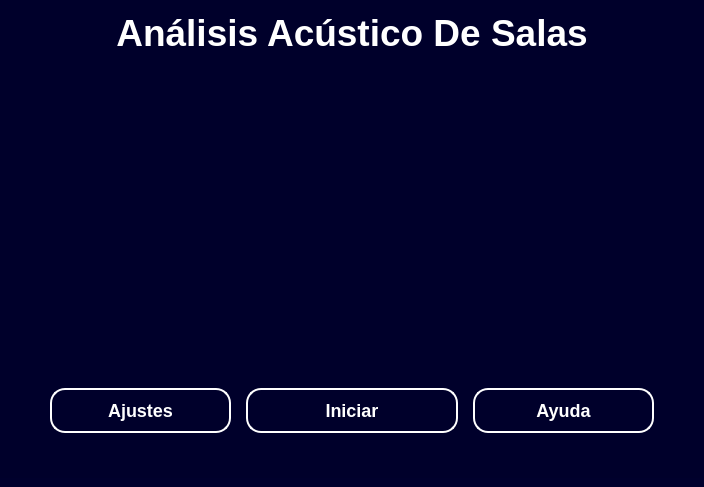
<?xml version="1.0" encoding="UTF-8"?>
<ui version="4.0">
 <class>MainWindow</class>
 <widget class="QMainWindow" name="MainWindow">
  <property name="geometry">
   <rect>
    <x>0</x>
    <y>0</y>
    <width>704</width>
    <height>487</height>
   </rect>
  </property>
  <property name="windowTitle">
   <string>MainWindow</string>
  </property>
  <property name="windowOpacity">
   <double>1.000000000000000</double>
  </property>
  <property name="autoFillBackground">
   <bool>false</bool>
  </property>
  <property name="styleSheet">
   <string notr="true">QMainWindow{
background-color: qlineargradient(spread:pad, x1:0.488, y1:0, x2:0.495, y2:1, stop:0.306818 rgba(0, 0, 93, 255), stop:0.710227 rgba(0, 0, 45, 255))
}
</string>
  </property>
  <widget class="QWidget" name="centralwidget">
   <layout class="QVBoxLayout" name="verticalLayout">
    <property name="leftMargin">
     <number>0</number>
    </property>
    <property name="topMargin">
     <number>0</number>
    </property>
    <property name="rightMargin">
     <number>0</number>
    </property>
    <item>
     <widget class="QFrame" name="frameMain">
      <property name="styleSheet">
       <string notr="true">QFrame{
	background-color: rgb(0, 0, 43)
}
QPushButton {
    background-color: #000000ff;
    border-radius: 20px;
}
QPushButton:hover {
    background-color:  rgba(255, 255, 255, 0.4);
	border-radius: 20px;
}
QPushButton:pressed {
    background-color: white;
	border-radius: 20px;
}</string>
      </property>
      <property name="frameShape">
       <enum>QFrame::NoFrame</enum>
      </property>
      <layout class="QVBoxLayout" name="verticalLayout_2" stretch="5,2">
       <property name="leftMargin">
        <number>0</number>
       </property>
       <property name="topMargin">
        <number>0</number>
       </property>
       <property name="rightMargin">
        <number>0</number>
       </property>
       <property name="bottomMargin">
        <number>0</number>
       </property>
       <item>
        <widget class="QFrame" name="frameMainMiddle">
         <property name="font">
          <font>
           <family>Arial Rounded MT</family>
           <pointsize>26</pointsize>
           <bold>true</bold>
          </font>
         </property>
         <property name="frameShape">
          <enum>QFrame::NoFrame</enum>
         </property>
         <layout class="QVBoxLayout" name="verticalLayout_4" stretch="1,4">
          <property name="spacing">
           <number>0</number>
          </property>
          <property name="leftMargin">
           <number>0</number>
          </property>
          <property name="topMargin">
           <number>0</number>
          </property>
          <property name="rightMargin">
           <number>0</number>
          </property>
          <property name="bottomMargin">
           <number>0</number>
          </property>
          <item>
           <widget class="QLabel" name="labelMainTittle">
            <property name="text">
             <string>&lt;html&gt;&lt;head/&gt;&lt;body&gt;&lt;p align=&quot;center&quot;&gt;&lt;span style=&quot; font-size:28pt; font-weight:700; color:#ffffff;&quot;&gt;Análisis Acústico De Salas&lt;/span&gt;&lt;/p&gt;&lt;/body&gt;&lt;/html&gt;</string>
            </property>
           </widget>
          </item>
          <item>
           <widget class="QFrame" name="frameMainImage">
            <property name="frameShape">
             <enum>QFrame::NoFrame</enum>
            </property>
            <layout class="QHBoxLayout" name="horizontalLayout_2"/>
           </widget>
          </item>
         </layout>
        </widget>
       </item>
       <item>
        <widget class="QFrame" name="frameMainBotton">
         <property name="frameShape">
          <enum>QFrame::NoFrame</enum>
         </property>
         <layout class="QHBoxLayout" name="horizontalLayout" stretch="3,3,3">
          <property name="spacing">
           <number>5</number>
          </property>
          <property name="leftMargin">
           <number>0</number>
          </property>
          <property name="topMargin">
           <number>0</number>
          </property>
          <property name="rightMargin">
           <number>0</number>
          </property>
          <property name="bottomMargin">
           <number>0</number>
          </property>
          <item>
           <widget class="QFrame" name="frame_1">
            <property name="styleSheet">
             <string notr="true">QPushButton {
    background-color: transparent;
    border: 2px solid white;
    color: white;
    font-weight: bold;
	font-size: 18px;
    border-radius: 15px;
    padding: 10px;
}
QPushButton:hover {
    background-color: rgba(255, 255, 255, 0.2);
}
QPushButton:pressed {
    background-color: rgba(255, 255, 255, 0.4);
}</string>
            </property>
            <property name="frameShape">
             <enum>QFrame::NoFrame</enum>
            </property>
            <layout class="QVBoxLayout" name="verticalLayout_6">
             <property name="leftMargin">
              <number>50</number>
             </property>
             <property name="rightMargin">
              <number>0</number>
             </property>
             <item>
              <widget class="QPushButton" name="bottonAjustes">
               <property name="text">
                <string>Ajustes</string>
               </property>
              </widget>
             </item>
            </layout>
           </widget>
          </item>
          <item>
           <widget class="QFrame" name="frame_2">
            <property name="styleSheet">
             <string notr="true">QPushButton {
    background-color: transparent;
    border: 2px solid white;
    color: white;
    font-weight: bold;
	font-size: 18px;
    border-radius: 15px;
    padding: 10px;
}
QPushButton:hover {
    background-color: rgba(255, 255, 255, 0.2);
}
QPushButton:pressed {
    background-color: rgba(255, 255, 255, 0.4);
}</string>
            </property>
            <property name="frameShape">
             <enum>QFrame::NoFrame</enum>
            </property>
            <layout class="QVBoxLayout" name="verticalLayout_5" stretch="0">
             <property name="spacing">
              <number>0</number>
             </property>
             <property name="leftMargin">
              <number>10</number>
             </property>
             <property name="topMargin">
              <number>0</number>
             </property>
             <property name="rightMargin">
              <number>10</number>
             </property>
             <property name="bottomMargin">
              <number>0</number>
             </property>
             <item>
              <widget class="QPushButton" name="botonIniciar">
               <property name="text">
                <string>Iniciar</string>
               </property>
              </widget>
             </item>
            </layout>
           </widget>
          </item>
          <item>
           <widget class="QFrame" name="frame_3">
            <property name="styleSheet">
             <string notr="true">QPushButton {
    background-color: transparent;
    border: 2px solid white;
    color: white;
    font-weight: bold;
	font-size: 18px;
    border-radius: 15px;
    padding: 10px;
}
QPushButton:hover {
    background-color: rgba(255, 255, 255, 0.2);
}
QPushButton:pressed {
    background-color: rgba(255, 255, 255, 0.4);
}</string>
            </property>
            <property name="frameShape">
             <enum>QFrame::NoFrame</enum>
            </property>
            <layout class="QVBoxLayout" name="verticalLayout_3">
             <property name="leftMargin">
              <number>0</number>
             </property>
             <property name="rightMargin">
              <number>50</number>
             </property>
             <item>
              <widget class="QPushButton" name="botonAyuda">
               <property name="text">
                <string>Ayuda</string>
               </property>
              </widget>
             </item>
            </layout>
           </widget>
          </item>
         </layout>
        </widget>
       </item>
      </layout>
     </widget>
    </item>
   </layout>
  </widget>
 </widget>
 <resources/>
 <connections/>
</ui>
